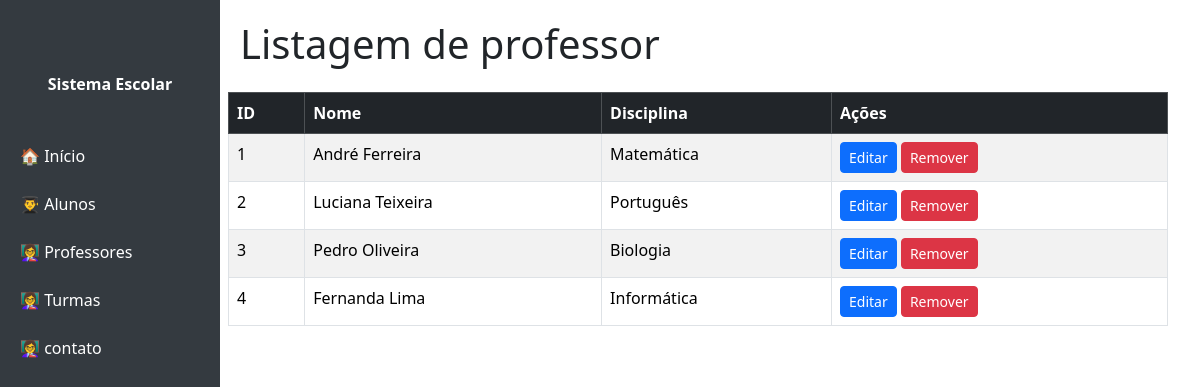
Screenshot of /professor with the database file from the repository.
### tables this page shows
CREATE TABLE professor (
    id INTEGER PRIMARY KEY AUTOINCREMENT,
    nome TEXT NOT NULL,
    disciplina TEXT
);

### app.py (the view)
@app.route('/professor')
def lista_professor():
    DB_PATH = "banco_escola.db"
    conn = sqlite3.connect(DB_PATH)
    cursor = conn.cursor()
    cursor.execute("SELECT id, nome, disciplina FROM   professor")
    lista = cursor.fetchall()
    conn.close()
    return render_template('professor/lista.html',lista = lista)

### templates/professor/lista.html
{% include 'cabecalho.html' %}
<h1 class="mb-4">Listagem de professor </h1>
<div class="row">
    <div class="row">
        <table class="table table-bordered table-striped">
            <thead class="table-dark">
              <tr>
                <th>ID</th>
                <th>Nome</th>
                <th>Disciplina</th>
                <th>Ações</th>
              </tr>
            </thead>
            <tbody>
              {% for item in lista %}
              <tr>
                <td>{{ item[0] }}</td>
                <td>{{ item[1] }}</td>
                <td>{{ item[2] }}</td>
                <td>
                  <a href="/aluno/editar/{{ item[0] }}" class="btn btn-primary btn-sm">Editar</a>
                  <a href="/aluno/remover/{{ item[0] }}" class="btn btn-danger btn-sm"
                     onclick="return confirm('Tem certeza que deseja remover este registro?');">
                     Remover
                  </a>
                </td>
              </tr>
              {% endfor %}
            </tbody>
        </table>
    </div>
</div>
{% include 'rodape.html' %}

### templates/cabecalho.html (style rules this page uses)
body { min-height: 100vh; }

### rows the page displays
professor: id "1", nome "André Ferreira", disciplina "Matemática"
professor: id "2", nome "Luciana Teixeira", disciplina "Português"
professor: id "3", nome "Pedro Oliveira", disciplina "Biologia"
professor: id "4", nome "Fernanda Lima", disciplina "Informática"
